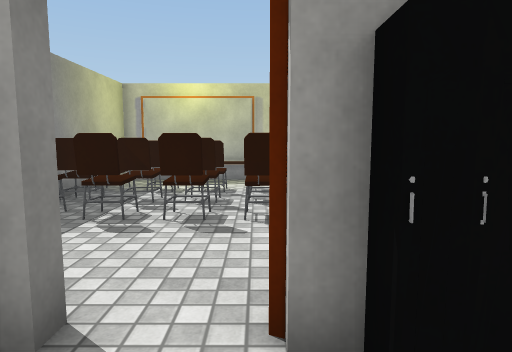
[1] (above)

24 first-person views from a walk through a scene from a Unity 3-D project. The camera is 1.3 m above the floor, tilts 6° down and sees 75° across. Doors are open. The floor is counted in squares, 1 m on a side. Each view is taken from the middle of a square. On the plan, view 1 faces up. The plan holds only what a view shows up to about 14 squares ahead; the rest is blank. The place goes on beyond the plan. Surface patterns are stand-ins for the level's own textures.

[2]
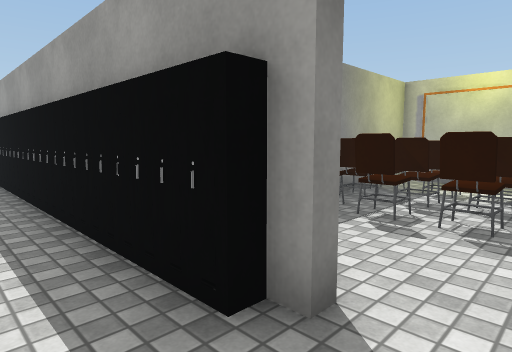

[3]
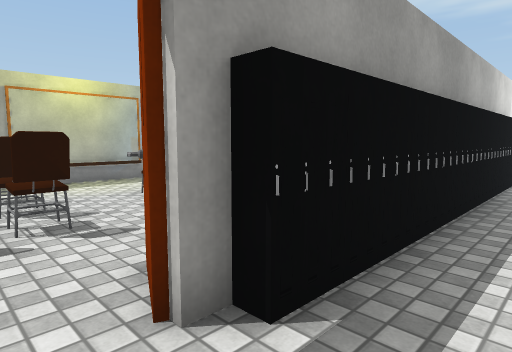

[4]
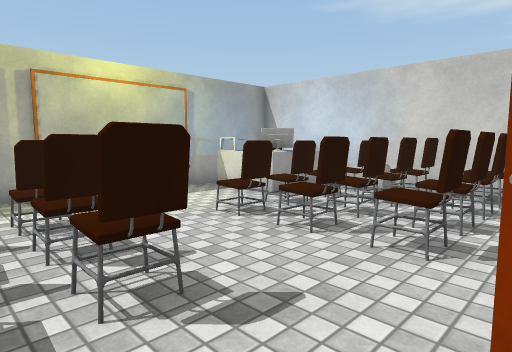

[5]
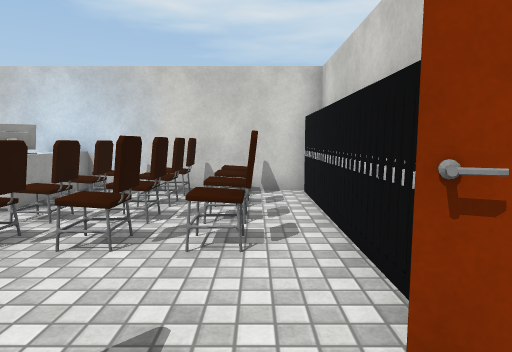

[6]
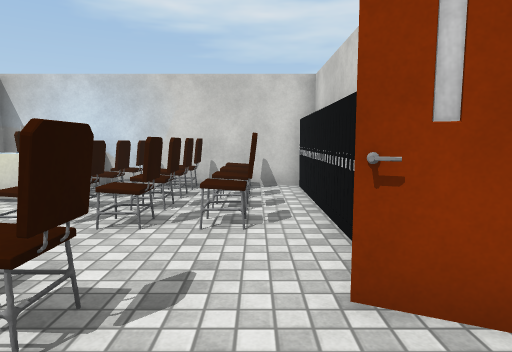

[7]
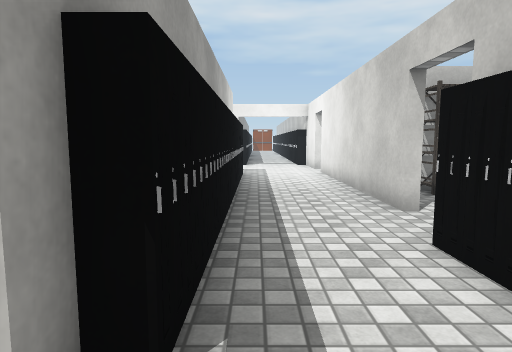

[8]
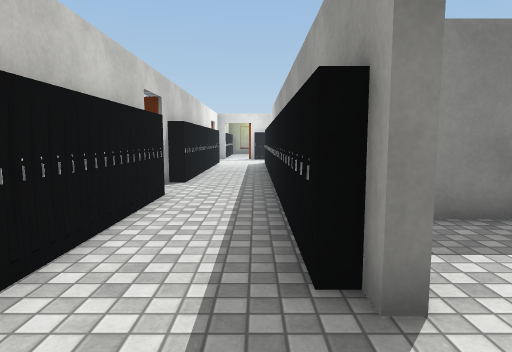

[9]
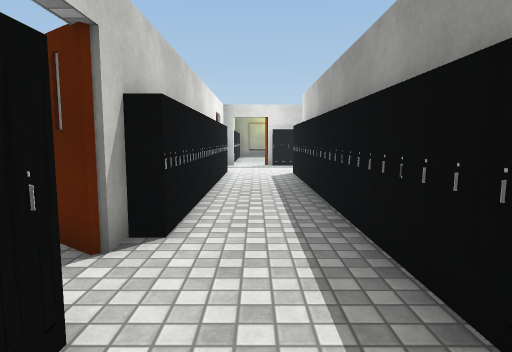

[10]
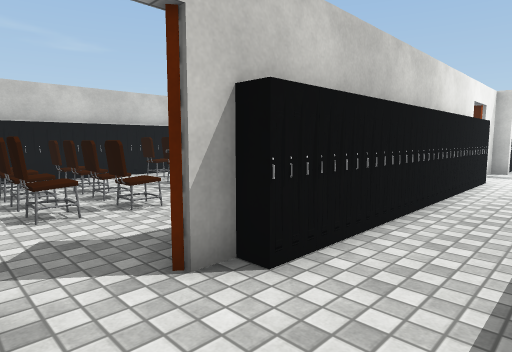

[11]
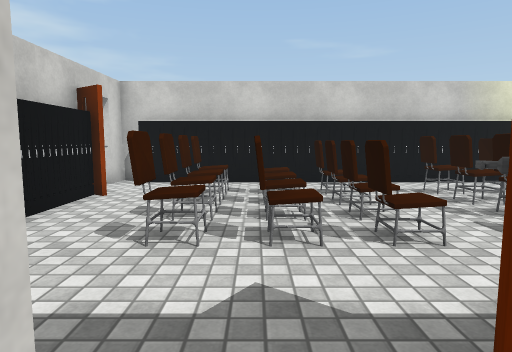

[12]
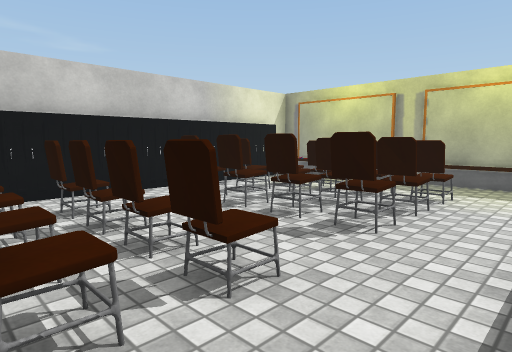

[13]
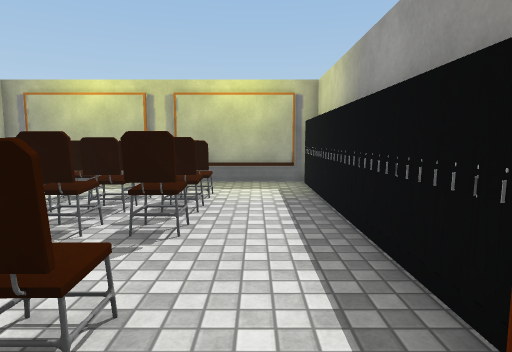

[14]
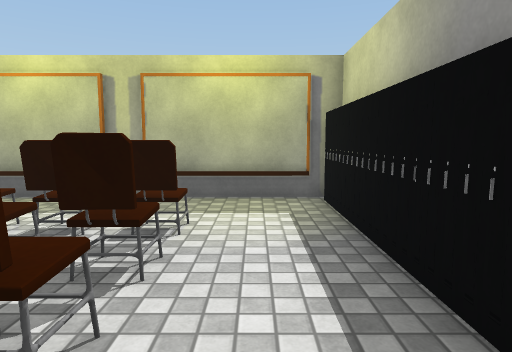

[15]
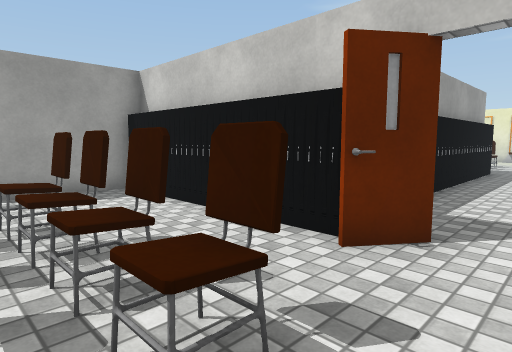

[16]
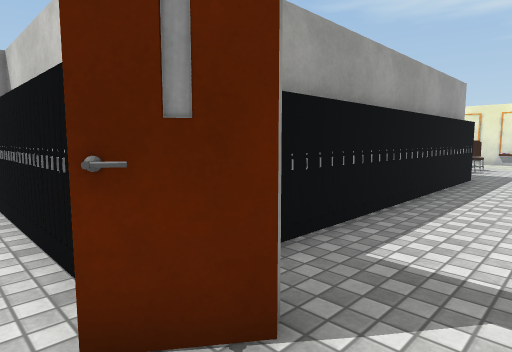

[17]
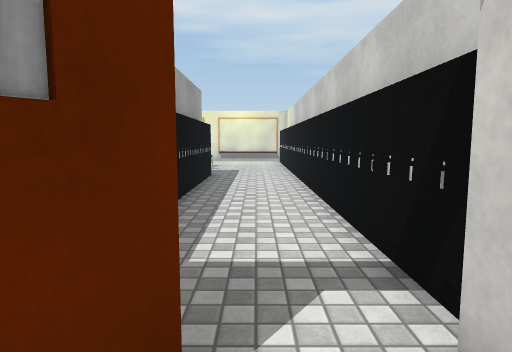

[18]
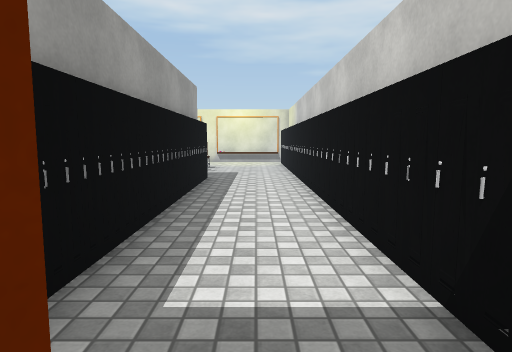

[19]
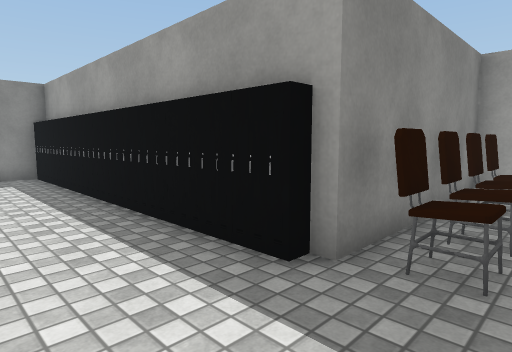

[20]
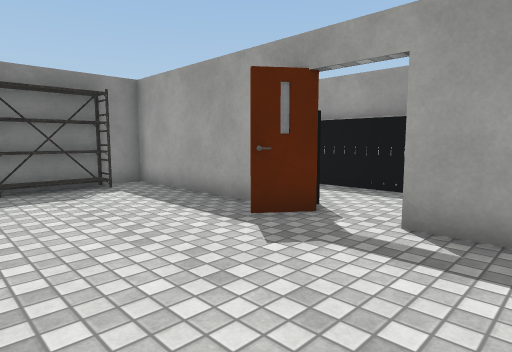

[21]
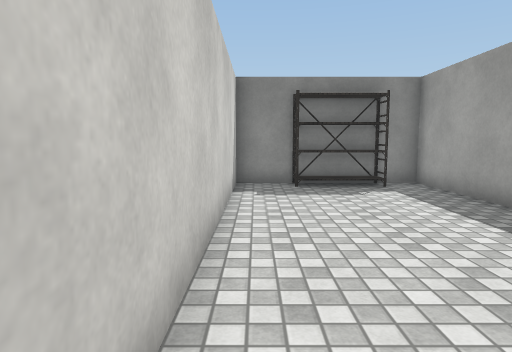

[22]
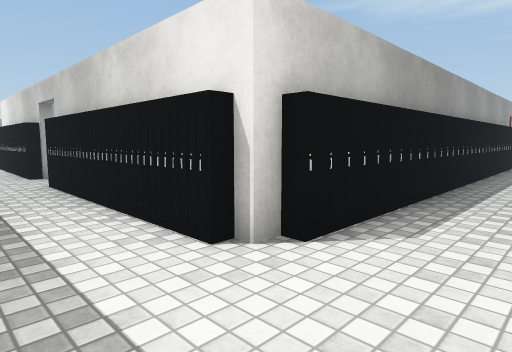

[23]
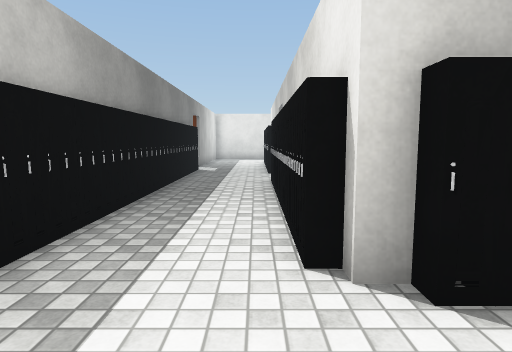

[24]
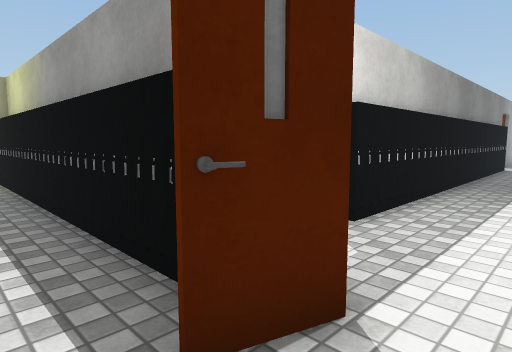

### Floor plan
Key: @ floor where view 1 was taken; # wall or solid block; x gap in a wall; . floor; W whiteboard; E desk; S shelf; O other object.
Columns run from 32 left of view 1 to 10 right of it. Each row starts with its distance up from view 1.
 16             .#
 15             .#
 14             .#
 13          #...#
 12          #....             ##   ##   #
 11          #....             #.WWW.WWWW####
 10          #...#             #.........EOO#
  9          #...#             # OOOO....EEE#
  8          #...#             #.......O..EE#
  7          #...#              OOOOO..OOOOO#
  6          #...#              OOOOO..OOOOO#
  5          #...#             #..OOO..OOOOO#
  4          #...#             #.......OOOOO#
  3          #...#             # ....########
  2          #...##################..##########
  1          #.................................
  0           ......................@..........
 -1          ....##########..######   ##.......
 -2 ###########..###########.###########..#####
 -3  .........#. #..............#...........#O
 -4         ... .#..............#S.........S#.
 -5              #....OO..OOOO..#S.........S#O
 -6              #..............#S.........S#O
 -7              #..O.OO..OOOO..#......... .#O
 -8              #..x.OO..OOOO..#############..
 -9              #....OOO.OOOO..#..............
-10              #....OO.......................
-11              #.............................
-12              ##############################

Where each view was taken, in squares from view 1:
view 1: 0 up, 0 right, facing up
view 2: 0 up, 0 right, facing up-left
view 3: 0 up, 1 left, facing up-right
view 4: 3 up, 1 left, facing up-right
view 5: 4 up, 1 left, facing right
view 6: 4 up, 2 left, facing right
view 7: 1 up, 1 left, facing right
view 8: 1 up, 1 right, facing left
view 9: 0 up, 5 left, facing left
view 10: 1 up, 7 left, facing down-left
view 11: 1 down, 8 left, facing down
view 12: 3 down, 8 left, facing down-left
view 13: 4 down, 8 left, facing left
view 14: 4 down, 11 left, facing left
view 15: 11 down, 8 left, facing up-right
view 16: 11 down, 5 left, facing up-right
view 17: 10 down, 5 left, facing right
view 18: 10 down, 4 left, facing right
view 19: 11 down, 10 right, facing up-left
view 20: 7 down, 7 right, facing up-left
view 21: 7 down, 7 right, facing left
view 22: 1 down, 22 left, facing up-right
view 23: 1 down, 20 left, facing up
view 24: 4 down, 20 left, facing up-left
